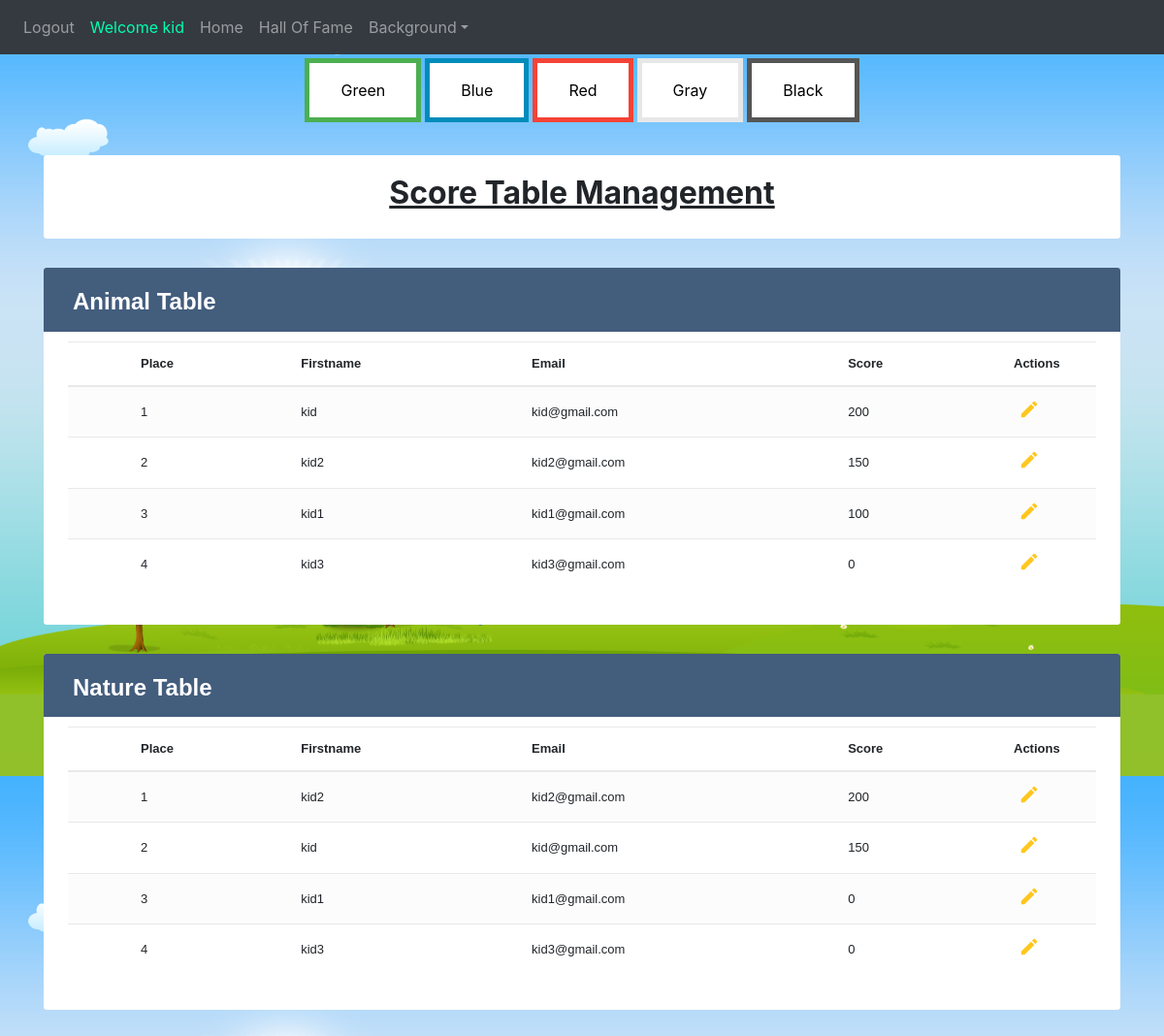
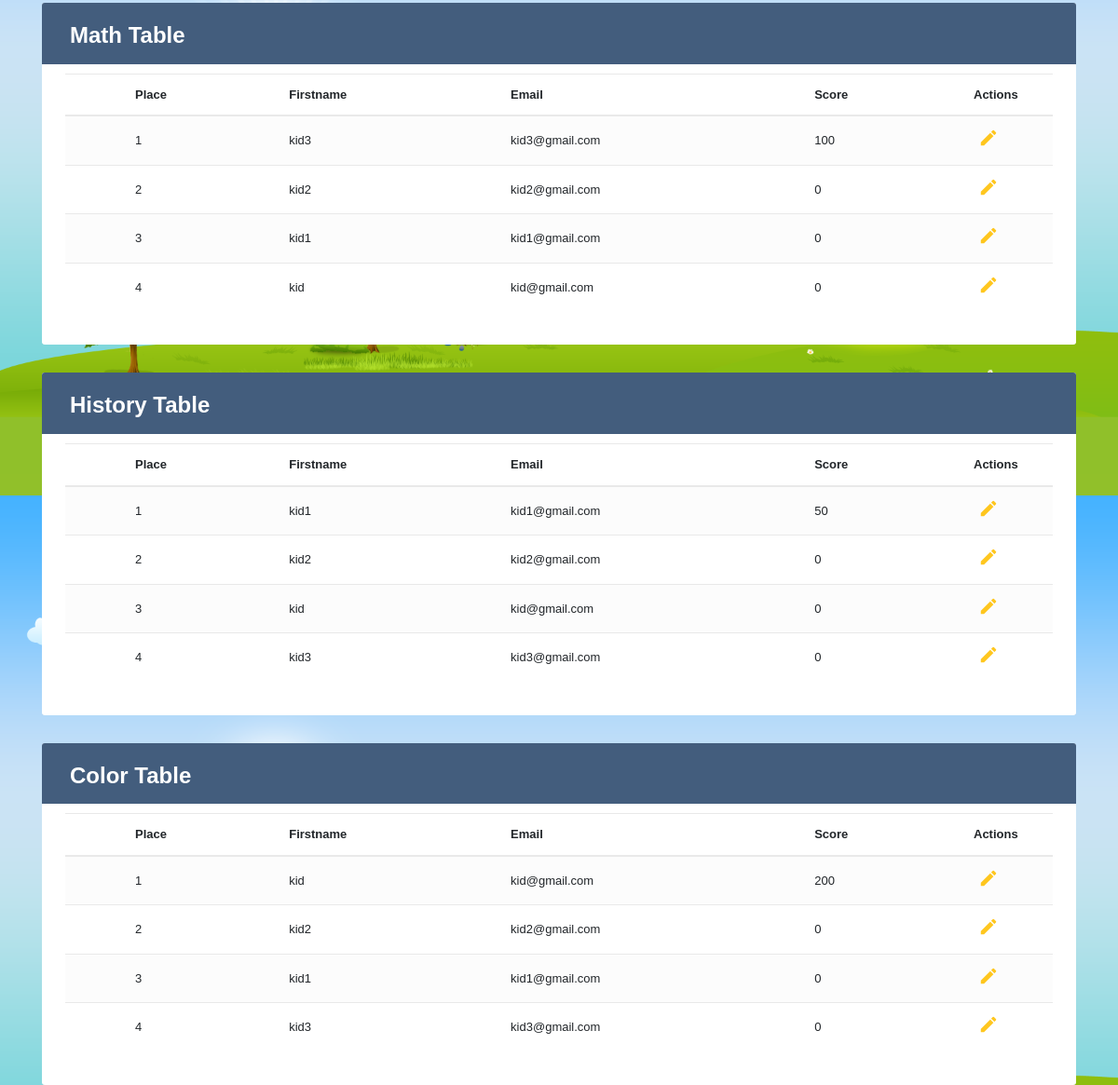
/tableManagment (signed in), run on the app's committed database (2 pictures, top to bottom).
### website/models.py (models this page shows)
class User(db.Model, UserMixin):
    id = db.Column(db.Integer, primary_key=True)
    email = db.Column(db.String(150), unique=True)
    password = db.Column(db.String(150))
    first_name = db.Column(db.String(150))
    auth = db.Column(db.String(50))
    background = db.Column(db.String(100))
    scores = db.relationship('Score')

### website/views.py (the view, shortened to what this page needs)
@views.route('/tableManagment', methods=['GET', 'POST'])
@login_required
def tableManagment():
    back=Background.query.all()
    users=User.query.filter_by(auth="kid").all()
    session["category"] = "Animal"
    animal_cat = "Animal"
    animal_users=SortByScore(users)
    animal_scores=getScores(animal_users)
    session["category"] = "Nature"
    nature_cat = "Nature"
    nature_users=SortByScore(users)
    nature_scores=getScores(nature_users)
    session["category"] = "Math"
    math_cat = "Math"
    math_users=SortByScore(users)
    math_scores=getScores(math_users)
    session["category"] = "History"
    history_cat = "History"
    history_users=SortByScore(users)
    history_scores=getScores(history_users)
    session["category"] = "Color"
    color_cat = "Color"
    color_users=SortByScore(users)
    color_scores=getScores(color_users)
    return render_template("tableManagment.html", user=current_user, background=back, animal_users=animal_users, animal_scores=animal_scores,
    nature_users=nature_users, nature_scores=nature_scores, math_users=math_users, math_scores=math_scores, history_users=history_users, history_scores=history_scores,
     color_users=color_users, color_scores=color_scores, animal_cat=animal_cat, nature_cat=nature_cat, math_cat=math_cat, history_cat=history_cat,
     color_cat=color_cat,a=len(animal_users), n=len(nature_users), m=len(math_users), h=len(history_users), c=len(color_users))

### website/templates/tableManagment.html (shortened to what this page needs)
{% extends "base.html" %} {% block title %}adminPage{% endblock %} {% block content
    %}
<!DOCTYPE html>
<html lang="en">
<head>
    <link rel="stylesheet" href="https://stackpath.bootstrapcdn.com/bootstrap/4.5.0/css/bootstrap.min.css">
    <link rel="stylesheet" href="https://maxcdn.bootstrapcdn.com/font-awesome/4.7.0/css/font-awesome.min.css">
</head>
<div class="container-xl">
<div class="table-responsive">
<div class="table-wrapper">
<div class="d-flex justify-content-center">
<h2><b><u>Score Table Management</u></b></h2>
</div>
</div>
</div>
</div>
</div>
<body_table>
    <div class="container-xl">
        <div class="table-responsive">
            <div class="table-wrapper">
                <div class="table-title">
                    <div class="row">
                        <div class="col-sm-6">
                            <h2><b>{{animal_cat}} Table</b></h2>
                        </div>
                    </div>
                </div>
                <table class="table table-striped table-hover">
                    <thead>
                        <tr>
                            <th>
                            </th>
                            <th>Place</th>
                            <th>Firstname</th>
                            <th>Email</th>
                            <th>Score</th>
                            <th>Actions</th>
                        </tr>
                    </thead>
                    <tbody>
                        {%for i in range(a)%}
                        <tr>
                            <td>
                            </td>
                            <td>{{i+1}}</td>
                            <td>{{animal_users[i].first_name}}</td>
                            <td>{{animal_users[i].email}}</td>
                            <td>{{animal_scores[i]}}</td>
                            <td>
                                <a href="#editEmployeeModal"  class="edit" data-toggle="modal">
                                    <i id={{animal_users[i].id}} class="material-icons"
                                    onClick="edit_click(this.id,'{{animal_users[i].first_name}}','{{animal_users[i].email}}','{{animal_scores[i]}}','{{animal_cat}}')" data-toggle="tooltip" title="Edit">&#xE254;</i></a>
                            </td>
                        </tr>
                        {%endfor%}
                    </tbody>
                </table>
            </div>
        </div>
    </div>
</body_table>
<body_table>
    <div class="container-xl">
        <div class="table-responsive">
            <div class="table-wrapper">
                <div class="table-title">
                    <div class="row">
                        <div class="col-sm-6">
                            <h2><b>{{nature_cat}} Table</b></h2>
                        </div>
                    </div>
                </div>
                <table class="table table-striped table-hover">
                    <thead>
                        <tr>
                            <th>
                            </th>
                            <th>Place</th>
                            <th>Firstname</th>
                            <th>Email</th>
                            <th>Score</th>
                            <th>Actions</th>
                        </tr>
                    </thead>
                    <tbody>
                        {%for j in range(n)%}
                        <tr>
                            <td>
                            </td>
                            <td>{{j+1}}</td>
                            <td>{{nature_users[j].first_name}}</td>
                            <td>{{nature_users[j].email}}</td>
                            <td>{{nature_scores[j]}}</td>
                            <td>
                                <a href="#editEmployeeModal"  class="edit" data-toggle="modal">
                                    <i id={{nature_users[j].id}} class="material-icons"
                                    onClick="edit_click(this.id,'{{nature_users[j].first_name}}','{{nature_users[j].email}}','{{nature_scores[j]}}','{{nature_cat}}')" data-toggle="tooltip" title="Edit">&#xE254;</i></a>
                            </td>
                        </tr>
                        {%endfor%}
                    </tbody>
                </table>
            </div>
        </div>
    </div>
</body_table>
<body_table>
    <div class="container-xl">
        <div class="table-responsive">
            <div class="table-wrapper">
                <div class="table-title">
                    <div class="row">
                        <div class="col-sm-6">
                            <h2><b>{{math_cat}} Table</b></h2>
                        </div>
                    </div>
                </div>
                <table class="table table-striped table-hover">
                    <thead>
                        <tr>
                            <th>
                            </th>
                            <th>Place</th>
                            <th>Firstname</th>
                            <th>Email</th>
                            <th>Score</th>
                            <th>Actions</th>
                        </tr>
                    </thead>
                    <tbody>
                        {%for k in range(m)%}
                        <tr>
                            <td>
                            </td>
                            <td>{{k+1}}</td>
                            <td>{{math_users[k].first_name}}</td>
                            <td>{{math_users[k].email}}</td>
                            <td>{{math_scores[k]}}</td>
                            <td>
                                <a href="#editEmployeeModal"  class="edit" data-toggle="modal">
                                    <i id={{math_users[k].id}} class="material-icons"
                                    onClick="edit_click(this.id,'{{math_users[k].first_name}}','{{math_users[k].email}}','{{math_scores[k]}}','{{math_cat}}')" data-toggle="tooltip" title="Edit">&#xE254;</i></a>
                            </td>
                        </tr>
                        {%endfor%}
                    </tbody>
                </table>
            </div>
        </div>
    </div>
</body_table>
<body_table>
    <div class="container-xl">
        <div class="table-responsive">
            <div class="table-wrapper">
                <div class="table-title">
                    <div class="row">
                        <div class="col-sm-6">
                            <h2><b>{{history_cat}} Table</b></h2>
                        </div>
                    </div>
                </div>
                <table class="table table-striped table-hover">
                    <thead>
                        <tr>
                            <th>
                            </th>
                            <th>Place</th>
                            <th>Firstname</th>
                            <th>Email</th>
                            <th>Score</th>
                            <th>Actions</th>
                        </tr>
                    </thead>
                    <tbody>
                        {%for z in range(h)%}
                        <tr>
                            <td>
                            </td>
                            <td>{{z+1}}</td>
                            <td>{{history_users[z].first_name}}</td>
                            <td>{{history_users[z].email}}</td>
                            <td>{{history_scores[z]}}</td>
                            <td>
                                <a href="#editEmployeeModal"  class="edit" data-toggle="modal">
                                    <i id={{history_users[z].id}} class="material-icons"
                                    onClick="edit_click(this.id,'{{history_users[z].first_name}}','{{history_users[z].email}}','{{history_scores[z]}}','{{history_cat}}')" data-toggle="tooltip" title="Edit">&#xE254;</i></a>
                            </td>
                        </tr>
                        {%endfor%}
                    </tbody>
                </table>
            </div>
        </div>
    </div>
</body_table>
<body_table>
    <div class="container-xl">
        <div class="table-responsive">
            <div class="table-wrapper">
                <div class="table-title">
                    <div class="row">
                        <div class="col-sm-6">
                            <h2><b>{{color_cat}} Table</b></h2>
                        </div>
                    </div>
                </div>
                <table class="table table-striped table-hover">
                    <thead>
                        <tr>
                            <th>
                            </th>
                            <th>Place</th>
                            <th>Firstname</th>
                            <th>Email</th>
                            <th>Score</th>
                            <th>Actions</th>
                        </tr>
                    </thead>
                    <tbody>
                        {%for s in range(c)%}
                        <tr>
                            <td>
                            </td>
                            <td>{{s+1}}</td>
                            <td>{{color_users[s].first_name}}</td>
                            <td>{{color_users[s].email}}</td>
                            <td>{{color_scores[s]}}</td>
                            <td>
                                <a href="#editEmployeeModal"  class="edit" data-toggle="modal">
                                    <i id={{color_users[s].id}} class="material-icons"
                                    onClick="edit_click(this.id,'{{color_users[s].first_name}}','{{color_users[s].email}}','{{color_scores[s]}}','{{color_cat}}')" data-toggle="tooltip" title="Edit">&#xE254;</i></a>
                            </td>
                        </tr>
                        {%endfor%}
                    </tbody>
                </table>
            </div>
        </div>
    </div>
</body_table>
</html>
{% endblock %}

### website/templates/base.html (shortened to what this page needs)
<!DOCTYPE html>
<html>
  <head>
    <link
      rel="stylesheet"
      href="https://stackpath.bootstrapcdn.com/bootstrap/4.4.1/css/bootstrap.min.css"
    />
    <link
      rel="stylesheet"
      href="https://stackpath.bootstrapcdn.com/font-awesome/4.7.0/css/font-awesome.min.css"
    />
  </head>
  <body>
    <nav class="navbar navbar-expand-lg navbar-dark bg-dark">
      <div class="collapse navbar-collapse" id="navbar">
        <div class="navbar-nav">
          {% if user.is_authenticated %}
          <a class="nav-item nav-link" onmouseover="logOutSound()" id="logout" href="/logout">Logout</a>
          <a class="nav-item nav-link" style="color: rgb(0, 255, 179);">Welcome {{user.first_name}}</a>
            {% if user.auth=="kid" %}
            <a class="nav-item nav-link" id="managment" href="/kidPage">Home</a>
            <a class="nav-item nav-link" id="managment" href="/hallOfFame">Hall Of Fame</a>
            {% endif %}
          <div class="nav-item dropdown">
            <a class="nav-link dropdown-toggle btnnavbar" href="#" id="navbarDropdownMenuLink" role="button" data-toggle="dropdown" aria-haspopup="true" aria-expanded="false" >Background</a>
          </div>
          {% else %}
          <a class="nav-item nav-link" id="login" href="/">Login</a>
          {% endif %}
        </div>
      </div>
    </nav>
    <div class="d-flex justify-content-center">
      <button class="button button1" onclick="BackGreen()">Green</button>
      <button class="button button2" onclick="BackBlue()">Blue</button>
      <button class="button button3" onclick="BackRed()">Red</button>
      <button class="button button4" onclick="BackGray()">Gray</button>
      <button class="button button5" onclick="BackBlack()">Black</button>
    </div>
    <div class="container-fluid">{% block content %} {% endblock %}</div>
  </body>
</html>

### data on the page
User: first_name "kid", first_name "kid", email "kid@gmail.com", first_name "kid", email "kid@gmail.com", first_name "kid", email "kid@gmail.com", first_name "kid", email "kid@gmail.com", first_name "kid", email "kid@gmail.com"
User: first_name "kid2", email "kid2@gmail.com", first_name "kid2", email "kid2@gmail.com", first_name "kid2", email "kid2@gmail.com", first_name "kid2", email "kid2@gmail.com", first_name "kid2", email "kid2@gmail.com"
User: first_name "kid1", email "kid1@gmail.com", first_name "kid1", email "kid1@gmail.com", first_name "kid1", email "kid1@gmail.com", first_name "kid1", email "kid1@gmail.com", first_name "kid1", email "kid1@gmail.com"
User: first_name "kid3", email "kid3@gmail.com", first_name "kid3", email "kid3@gmail.com", first_name "kid3", email "kid3@gmail.com", first_name "kid3", email "kid3@gmail.com", first_name "kid3", email "kid3@gmail.com"

### other printed values
{{ animal_cat }} "Animal"
{{ i+1 }} "1" "2" "3" "4"
{{ animal_scores[i] }} "200" "150" "100" "0"
{{ nature_cat }} "Nature"
{{ j+1 }} "1" "2" "3" "4"
{{ nature_scores[j] }} "200" "150" "0" "0"
{{ math_cat }} "Math"
{{ k+1 }} "1" "2" "3" "4"
{{ math_scores[k] }} "100" "0" "0" "0"
{{ history_cat }} "History"
{{ z+1 }} "1" "2" "3" "4"
{{ history_scores[z] }} "50" "0" "0" "0"
{{ color_cat }} "Color"
{{ s+1 }} "1" "2" "3" "4"
{{ color_scores[s] }} "200" "0" "0" "0"
